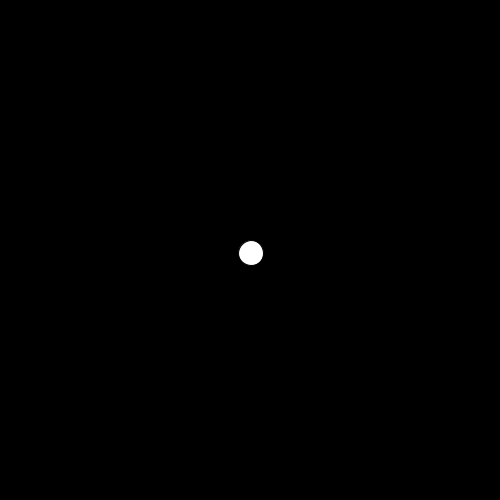
Frame 1 (no input)
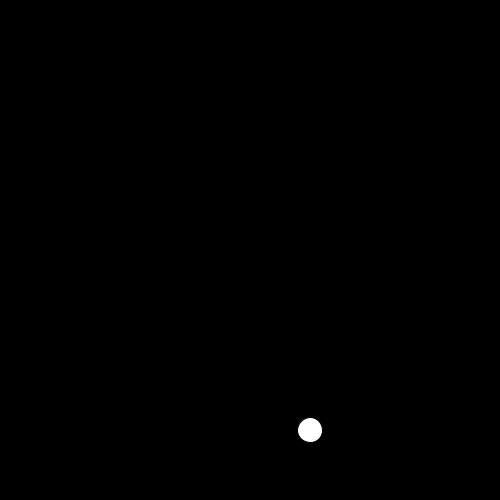
Frame 60 (the mouse pressed at the canvas centre just before this capture)
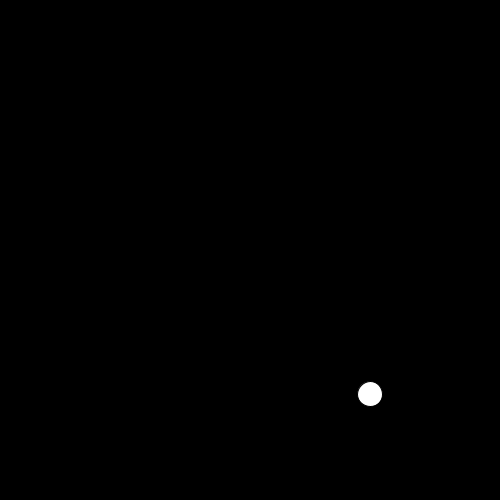
Frame 120 (the mouse held since frame 60 and released just before this capture)

The Processing sketch that drew these frames (run headless with seeded random() and noise(); from frame 60 on, the mouse is pressed at the canvas centre):

// Processing sketch: processing_66560
// ── processing_66560.pde

int x = 250;
int y = 250;
int xspeed = 1;
int yspeed = 3;

void setup() {
  size(500, 500);
  smooth();
}

void draw() {

  background(0);

  x = x + xspeed;
  y = y + yspeed;

  if ((x > width) || (x < 0)) {
    xspeed = xspeed * -1;
  }

  if ((y > height) || (y < 0)) {
    yspeed = yspeed * -1;
  }

  ellipse(x, y, 25, 25);
}
